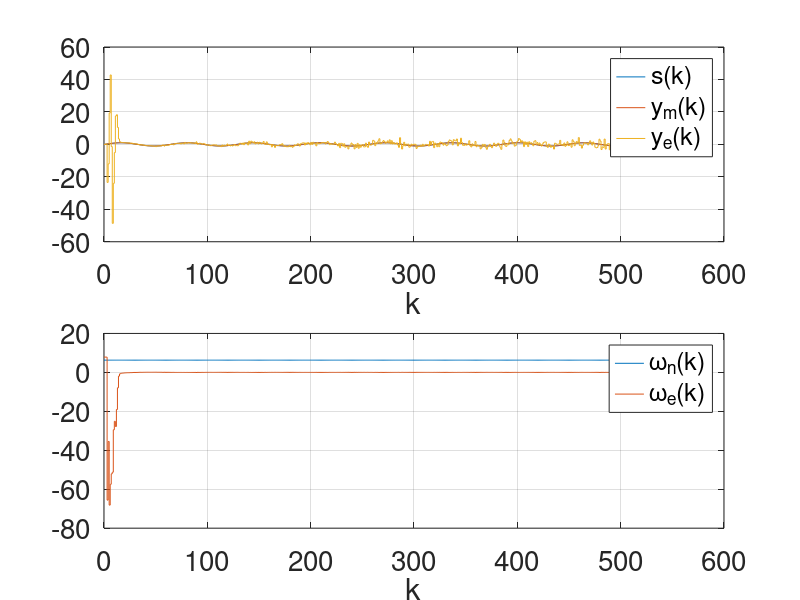

Write MATLAB code to recreate this figure.
clear all
close all
rng(1);
%
an=1;
wn=2*pi;
wa=2^(6)*wn;
h=wn/wa;
%
x1=0;
x2=1.25*an;
x3=1.25*wn;
x=[x1;x2;x3];
%
N=2^(9)-1;
ks=zeros(N+1,1);
sm=zeros(N+1,1);
sp=zeros(N+1,1);
se=zeros(N+1,1);
we=zeros(N+1,1);
%
I3=eye(3,3);
P=1e6*I3;
sigv=1e-2;
R=sigv^2;
sigw=1e-2;
%
for i=0:N,
    ks(i+1)=i;
    %
    s=an*sin(h*wn*i);
    sp(i+1)=s;
    ym=s+sigv*randn();
    sm(i+1)=ym;
    %
    x1=x(1);x2=x(2);x3=x(3);
    ye=x3*x1;
    se(i+1)=ye;
    we(i+1)=x3;
    % F
    F=[1,       h,        0
       -h*x3^2, 1,    -2*h*x1*x3
       0,       0,        1];
    % Q
    Q=[0,0,0
       0,0,0
       0,0,sigw^2];
    % C
    %C=[x3,0,x1];
     %C=[1,0,0];
     C=[x3,0,x1];
    %
    P=F*P*F'+Q;
    K=P*C'*inv(C*P*C'+R);
    % f(x)
    x1=x1+h*x2;
    x2=x2-h*x1*x3^2;
    x3=x3+sigw*randn();
    %
    x=[x1;x2;x3];
    x=x+K*(ym-ye);
    P=P-K*C*P;
end
%
figure(1)
subplot(2,1,1)
stairs([ks ks ks],[sp sm se])
set(gca,'FontSize',20)
set(gca,'defaultLineLineWidth',2)
xlabel('k')
grid
legend('s(k)','y_{m}(k)','y_{e}(k)')
%
subplot(2,1,2)
stairs([ks ks],[wn*ones(size(we)) we])
set(gca,'FontSize',20)
set(gca,'defaultLineLineWidth',2)
xlabel('k')
grid
legend('\omega_{n}(k)','\omega_{e}(k)')